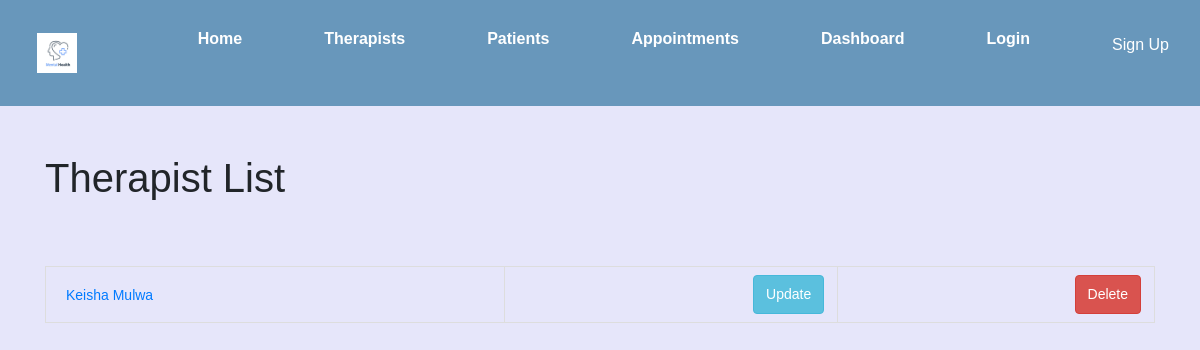
The app's page /catalog/therapist/, older data.
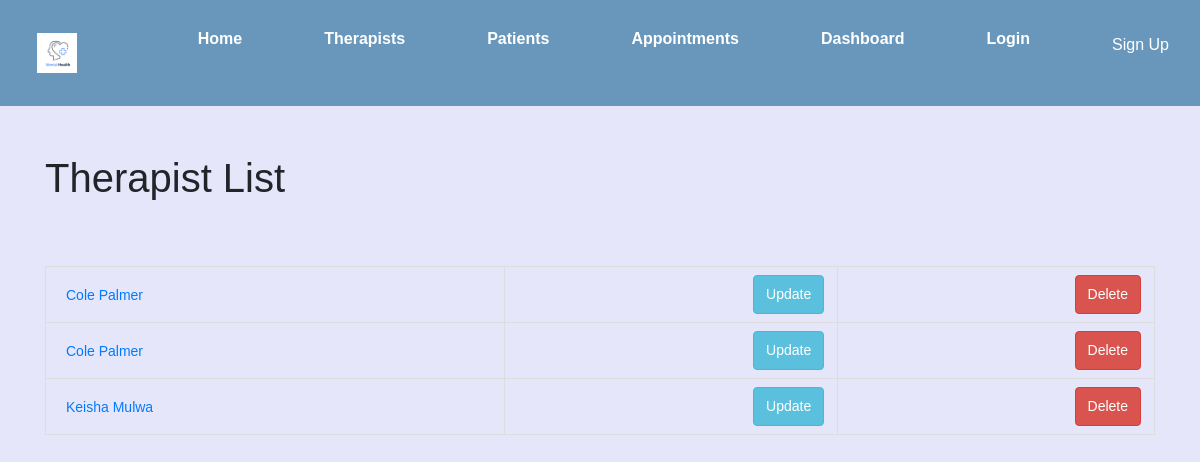
The same page, newer data.
### catalog/models.py (models this page shows, shortened)
class Therapist(models.Model):
    therapist_id = models.AutoField(primary_key=True)
    name = models.CharField(max_length=100)
    contact = models.CharField(max_length=15)
    SPECIALIZATION_CHOICES = [
        ('COUPLES', 'COUPLES'),
        ('TRAUMA', 'TRAUMA'),
        ('DEPRESSION', 'DEPRESSION'),
        ('NUTRITIONAL', 'NUTRITIONAL'),
        ('FAMILY', 'FAMILY'),
        ('BEHAVIORAL', 'BEHAVIORAL'),
        ('ADDICTION', 'ADDICTION'),
    ]
    specialization = models.CharField(max_length=100, choices=SPECIALIZATION_CHOICES, blank=True,
                                      help_text="Select Specialization")
    AVAILABILITY_STATUS = (
        ('A', 'Available'),
        ('B', 'BOOKED')
    )
    availability = models.CharField(max_length=10, choices=AVAILABILITY_STATUS, blank=True, default="Available",
                                    help_text="Confirm Availability")
    class Meta:
        ordering = ['name', 'specialization']
        permissions = [
            ("can_mark_available", "Set therapist as available"),
            ("can_mark_booked", "Set therapist as booked"),
            ("can_view_all_appointments", "View all appointments"),
            ("can_view_appointment", "View appointment details"),
            ("can_view_therapist", "View therapist details"),
            ("can_view_patient", "View patient details"),
            ("can_view_all_patients", "View all patients"),
            ("can_view_all_therapists", "View all therapists"),
            ("can_view_therapist_dashboard", "View therapist dashboard"),
            ("can_view_appointment_list", "View appointment list"),
            ("can_view_patient_list", "View patient list"),
            ("can_view_therapist_list", "View therapist list"),
            ("can_view_appointment_detail", "View appointment details"),
            ("can_view_patient_detail", "View patient details"),
            ("can_view_therapist_detail", "View therapist details"),
            ("can_view_appointment_create", "Create appointment"),
            ("can_view_patient_create", "Create patient"),
            ("can_view_therapist_create", "Create therapist"),
            ("can_view_appointment_update", "Update appointment"),
            ("can_view_patient_update", "Update patient"),
            ("can_view_therapist_update", "Update therapist"),
            ("can_view_appointment_delete", "Delete appointment"),
            ("can_view_patient_delete", "Delete patient"),
            ("can_view_therapist_delete", "Delete therapist"),
        ]

### catalog/views.py (the view)
# urls.py: path('therapist/', views.TherapistListView.as_view(), name='therapist_list'),
class TherapistListView(generic.ListView):
    model = Therapist
    template_name = 'catalog/therapist_list.html'
    context_object_name = 'therapists'

### catalog/templates/catalog/therapist_list.html
{% extends "base_generic.html" %}
{% block content %}
    <h1>Therapist List</h1>
    <br/>
    <table>
        <tbody>
            {% for therapist in therapists %}
                <tr>
                    <td>
                        <a href="{% url 'catalog:therapist_detail' therapist.pk %}">{{ therapist.name }}</a>
                    </td>
                    <td style="text-align: right;">
                        <a class="btn btn-primary" href="{% url 'catalog:update_therapist' therapist.pk %}">Update</a>
                    </td>
                    <td style="text-align: right;">
                        <a class="btn btn-danger" href="{% url 'catalog:therapist_delete' therapist.pk %}">Delete</a>
                    </td>
                </tr>
            {% endfor %}
        </tbody>
    </table>
{% endblock %}

Row changes from the older to the newer data that the page shows:
added Therapist: name "Cole Palmer"
added Therapist: name "Cole Palmer"
